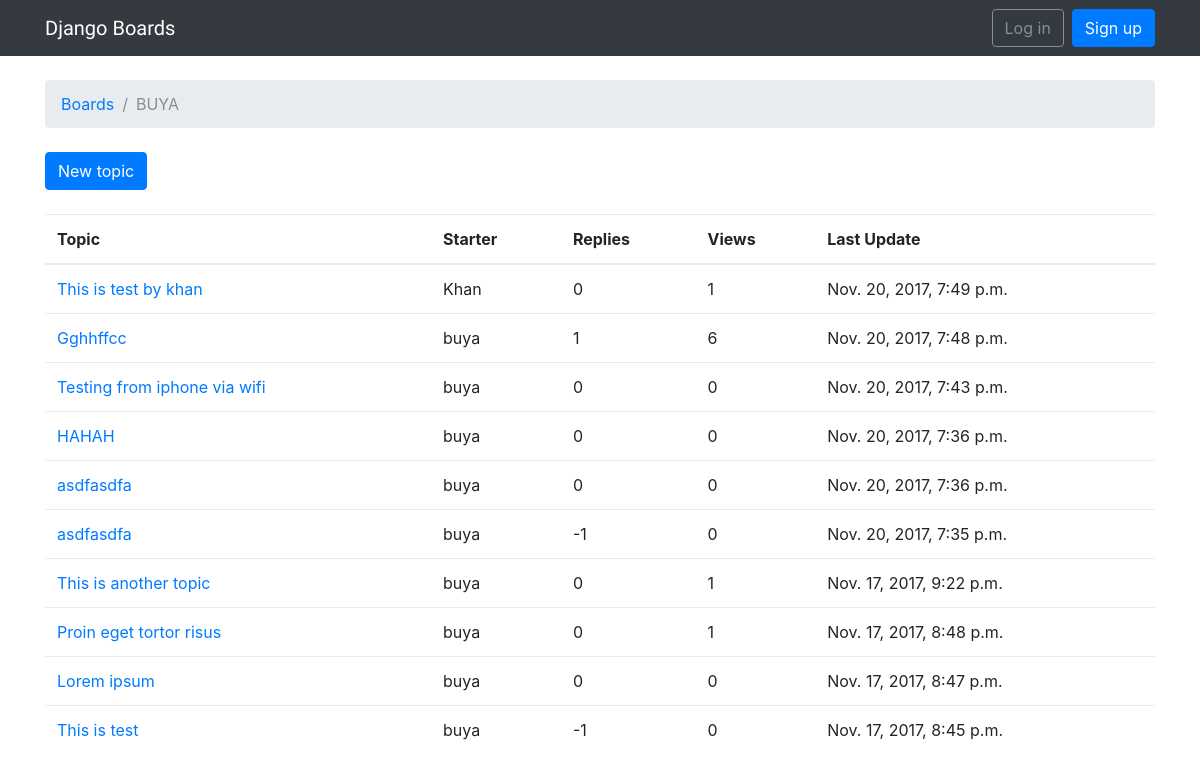
The app's page /boards/1/ with its own data.
### boards/models.py (models this page shows, shortened)
class Board(models.Model):
    name = models.CharField(max_length=30, unique=True)
    description = models.CharField(max_length=100)

class Topic(models.Model):
    subject = models.CharField(max_length=200)
    last_updated = models.DateTimeField(auto_now_add=True)
    board = models.ForeignKey(Board, related_name='topics')
    starter = models.ForeignKey(User, related_name='topics')
    views = models.PositiveIntegerField(default=0)

### boards/views.py (the view)
# urls.py: url(r'^boards/(?P<pk>\d+)/$', views.board_topics, name='board_topics'),
def board_topics(request, pk):
    board = get_object_or_404(Board, pk=pk)
    topics = board.topics.order_by('-last_updated').annotate(replies=Count('posts') - 1)
    return render(request, 'topics.html', {'board': board, 'topics': topics})

### boards/templates/topics.html (shortened to what this page needs)
{% extends 'base.html' %}
{% block breadcrumb %}
    <li class="breadcrumb-item"><a href="{% url 'home' %}">Boards</a></li>
    <li class="breadcrumb-item active">{{ board.name }}</li>
{% endblock %}
{% block content %}
    <div class="mb-4">
        <a href="{% url 'new_topic' board.pk %}" class="btn btn-primary">New topic</a>
    </div>
    <table class="table">
        <thead class="thead-inverse">
        <tr>
            <th>Topic</th>
            <th>Starter</th>
            <th>Replies</th>
            <th>Views</th>
            <th>Last Update</th>
        </tr>
        </thead>
        <tbody>
        {% for topic in topics %}
            <tr>
                <td><a href="{% url 'topic_posts' board.pk topic.pk %}">{{ topic.subject }}</a></td>
                <td>{{ topic.starter.username }}</td>
                <td>{{ topic.replies }}</td>
                <td>{{ topic.views }}</td>
                <td>{{ topic.last_updated }}</td>
            </tr>
        {% endfor %}
        </tbody>
    </table>
{% endblock %}

### records on screen
Board: name "BUYA"
Topic: subject "This is test by khan", starter.username "Khan", replies "0", views "1", last_updated "Nov. 20, 2017, 7:49 p.m."
Topic: subject "Gghhffcc", starter.username "buya", replies "1", views "6", last_updated "Nov. 20, 2017, 7:48 p.m."
Topic: subject "Testing from iphone via wifi", starter.username "buya", replies "0", views "0", last_updated "Nov. 20, 2017, 7:43 p.m."
Topic: subject "HAHAH", starter.username "buya", replies "0", views "0", last_updated "Nov. 20, 2017, 7:36 p.m."
Topic: subject "asdfasdfa", starter.username "buya", replies "0", views "0", last_updated "Nov. 20, 2017, 7:36 p.m."
Topic: subject "asdfasdfa", starter.username "buya", replies "-1", views "0", last_updated "Nov. 20, 2017, 7:35 p.m."
Topic: subject "This is another topic", starter.username "buya", replies "0", views "1", last_updated "Nov. 17, 2017, 9:22 p.m."
Topic: subject "Proin eget tortor risus", starter.username "buya", replies "0", views "1", last_updated "Nov. 17, 2017, 8:48 p.m."
Topic: subject "Lorem ipsum", starter.username "buya", replies "0", views "0", last_updated "Nov. 17, 2017, 8:47 p.m."
Topic: subject "This is test", starter.username "buya", replies "-1", views "0", last_updated "Nov. 17, 2017, 8:45 p.m."
